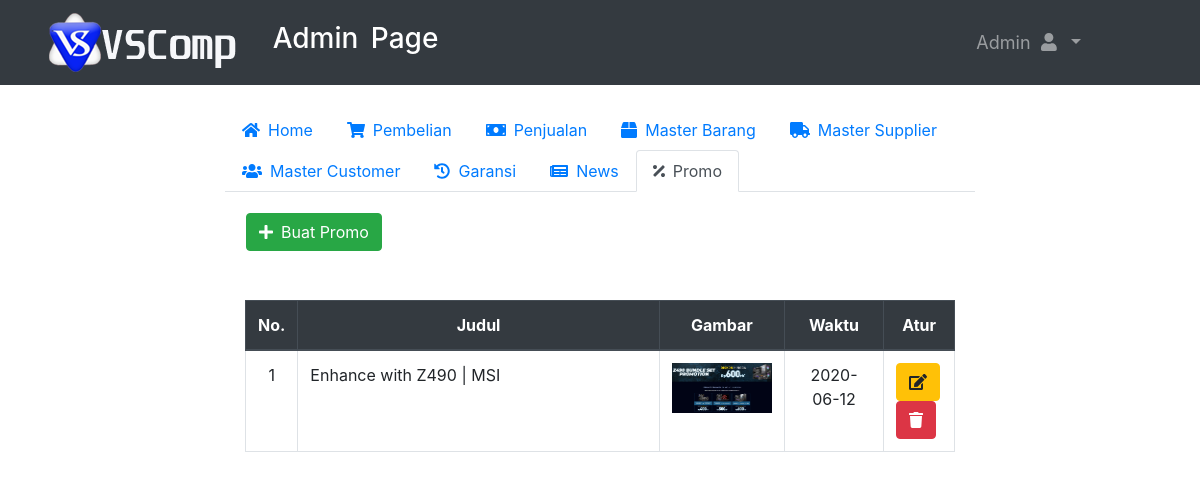
The app's page /admin/promo.php (signed in) with its own data.
### tables this page shows
CREATE TABLE `promo` (
  `ID_PROMO` int(11) NOT NULL,
  `JUDUL` varchar(100) DEFAULT NULL,
  `GAMBAR` varchar(500) DEFAULT NULL,
  `WAKTU` date DEFAULT NULL,
  `ISI` text DEFAULT NULL
);

### function/function.php (called while the page is built, shortened)
<?php
 $conn= mysqli_connect ("localhost","root","","coba_penjualan");
function tampil_data($query){
  global $conn;
  $hasil = mysqli_query ($conn,$query);
  $array = [];
  while($data = mysqli_fetch_assoc($hasil)){
    $array[] = $data;
  }
  return $array;
}
?>

### admin/promo.php (the view, shortened to what this page needs)
<?php include'header.php';
?>
<div class="container-fluid custom-container">
  <div class="nav-menu">
  <ul class="nav nav-tabs" id="myTab" role="tablist">
    <li class="nav-item">
      <a class="nav-link" id="home-tab" href="dasboard.php" role="tab" aria-controls="home" aria-selected="true"><i class="fas fa-home mr-2"></i>Home</a>
    </li>
    <li class="nav-item">
      <a class="nav-link" id="contact-tab" href="pembelian.php" role="tab" aria-controls="pembelian" aria-selected="false"><i class="fas fa-shopping-cart mr-2"></i>Pembelian</a>
    </li>
    <li class="nav-item">
      <a class="nav-link" id="contact-tab" href="penjualan.php" role="tab" aria-controls="penjualan" aria-selected="false"><i class="fas fa-money-bill mr-2"></i>Penjualan</a>
    </li>
    <li class="nav-item">
      <a class="nav-link" id="barang-tab" href="master-barang.php" role="tab" aria-controls="master barang" aria-selected="false"><i class="fas fa-box mr-2"></i>Master Barang</a>
    </li>
    <li class="nav-item">
      <a class="nav-link" id="profile-tab" href="master-supplier.php" role="tab" aria-controls="master supplier" aria-selected="false"><i class="fas fa-truck mr-2"></i>Master Supplier</a>
    </li>
    <li class="nav-item">
      <a class="nav-link" id="profile-tab" href="master-customer.php" role="tab" aria-controls="master customer" aria-selected="false"><i class="fas fa-users mr-2"></i>Master Customer</a>
    </li>
    <li class="nav-item">
      <a class="nav-link" id="profile-tab" href="garansi.php" role="tab" aria-controls="garansi" aria-selected="false"><i class="fas fa-history mr-2"></i>Garansi</a>
    </li>
    <li class="nav-item">
      <a class="nav-link" id="profile-tab" href="news.php" role="tab" aria-controls="news" aria-selected="false"><i class="fas fa-newspaper mr-2"></i>News</a>
    </li>
    <li class="nav-item">
      <a class="nav-link active" id="profile-tab" href="promo.php" role="tab" aria-controls="promo" aria-selected="false"><i class="fas fa-percentage mr-2"></i>Promo</a>
    </li>
  </ul>
  <div class="tab-content" id="myTabContent">
    <div class="tab-pane fade show active" id="promo" role="tabpanel" aria-labelledby="contact-tab">
      <div class="form-input">
          <form class="" action="" method="POST">
          <table>
            <tr>
              <td><button class="btn btn-success" type="submit" name="tambah"><i class="fas fa-plus mr-2"></i>Buat Promo</button></a></td>
            </tr>
        </table>
        </form>
        <br>
        <br>
        <table class="table table-bordered ">
          <thead class="thead-dark text-center">
            <tr>
              <th scope="col" width="1%">No.</th>
              <th scope="col" width="">Judul</th>
              <th scope="col" width="16%">Gambar</th>
              <th scope="col" width="14%">Waktu</th>
              <th scope="col" width="10%">Atur</th>
            </tr>
          </thead>
          <?php
            $no=1;
            $data_promo = tampil_data("SELECT * FROM promo");
            ?>
            <?php foreach ($data_promo as $promo) : ?>
            <tbody>
              <tr>
                <td align="center"><?= $no ?></td>
                <td><?= $promo["JUDUL"]; ?></td>
                <td align="center"><img src="../img/promo/<?=$promo["GAMBAR"]; ?>" alt="" style="height:50px; width:100px;"></td>
                <td align="center"><?= $promo["WAKTU"]; ?></td>
                <td>
                    <a href="edit-promo.php?id=<?=$promo["ID_PROMO"]; ?>" ><button class="btn btn-warning" type="button" name="edit"><i class="fas fa-edit"></i></button>
                    <a href="del-promo.php?id=<?=$promo["ID_PROMO"]; ?>" onclick="return confirm('Apakah anda yakin ?');"><button class="btn btn-danger" type="button" name="delete"><i class="fas fa-trash"></i></button></a>
                </td>
              </tr>
            </tbody>
          <?php endforeach; ?>
        </table>
    </div>
    </div>
  </div>
</div>
</div>
<br><br><br><br><br>
</body>
</html>

### admin/header.php (shortened to what this page needs)
<?php
include'../function/function.php';
$user = $_SESSION['username'];
$hasil = mysqli_query($conn, "SELECT *  FROM login WHERE USERNAME = '$user'");
$row = mysqli_fetch_assoc($hasil);
?>
<!DOCTYPE html>
<html lang="en">
<head>
  <link rel="stylesheet" href="../css/bootstrap.min.css">
  <link rel="stylesheet" href="../css/datatables.min.css">
  <link rel="stylesheet" href="../css/datepicker.css">
  <link rel="stylesheet" href="../fontawesome/css/all.min.css">
  <link rel="stylesheet" href="../css/admin.css?v=1.0">
</head>
<body>
  <nav class="navbar navbar-expand-sm bg-dark navbar-dark sticky-top primary-nav" id="nav">
    <div class="container-fluid">
    <a class="navbar-brand" href="dasboard.php">
    <img src="../img/LOGO+TEXT.png" alt="Logo" id="logo"></img>
    <h3 style="display:inline; margin-top:30%">Admin Page</h3>
    </a>
   <div class="collapse navbar-collapse" id="navbarSupportedContent">
    <ul class="navbar-nav ml-auto">
      <li class="nav-item dropdown">
        <a class="nav-link dropdown-toggle" href="#" id="navbarDropdown" role="button" data-toggle="dropdown" aria-haspopup="true" aria-expanded="false">
          <?php echo $row["NAMA"]; ?> <i class="fas fa-user"></i>
        </a>
        <li class="nav-item">
          <a class="nav-link" href="#"> </a>
        </li>
        <li class="nav-item">
          <a class="nav-link" href="#"> </a>
        </li>
        <li class="nav-item">
          <a class="nav-link" href="#"> </a>
        </li>
        <li class="nav-item">
          <a class="nav-link" href="#"> </a>
        </li>
        <li class="nav-item">
          <a class="nav-link" href="#"> </a>
        </li>
      </li>
    </ul>
  </div>
  </nav>
<br>

### css/admin.css (style rules this page uses)
.navbar-expand-sm { font-size: 18px; word-spacing: 5px; }
.form-input { padding: 20px; }
.custom-container { width: 65%; }

### records on screen
promo: JUDUL "Enhance with Z490 | MSI", GAMBAR (picture), WAKTU "2020-06-12"

### other values on screen
$row["NAMA"] "Admin"
